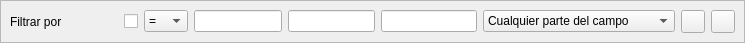
<?xml version="1.0" encoding="UTF-8"?>
<ui version="4.0">
 <class>BlFormListFilterBase</class>
 <widget class="QWidget" name="BlFormListFilterBase">
  <property name="geometry">
   <rect>
    <x>0</x>
    <y>0</y>
    <width>745</width>
    <height>40</height>
   </rect>
  </property>
  <layout class="QHBoxLayout" name="horizontalLayout">
   <property name="margin">
    <number>0</number>
   </property>
   <item>
    <widget class="QFrame" name="frame">
     <property name="frameShape">
      <enum>QFrame::StyledPanel</enum>
     </property>
     <property name="frameShadow">
      <enum>QFrame::Raised</enum>
     </property>
     <layout class="QHBoxLayout" name="horizontalLayout_2">
      <item>
       <widget class="QLabel" name="label_filtro">
        <property name="text">
         <string>Filtrar por</string>
        </property>
        <property name="buddy">
         <cstring>mui_filtro_texto</cstring>
        </property>
       </widget>
      </item>
      <item>
       <widget class="QLabel" name="mui_filtro_columna">
        <property name="minimumSize">
         <size>
          <width>50</width>
          <height>0</height>
         </size>
        </property>
        <property name="text">
         <string/>
        </property>
       </widget>
      </item>
      <item>
       <widget class="QCheckBox" name="mui_filtro_boolean">
        <property name="maximumSize">
         <size>
          <width>20</width>
          <height>16777215</height>
         </size>
        </property>
        <property name="text">
         <string/>
        </property>
        <property name="checked">
         <bool>false</bool>
        </property>
        <property name="tristate">
         <bool>false</bool>
        </property>
       </widget>
      </item>
      <item>
       <widget class="QComboBox" name="mui_filtro_compara">
        <property name="maximumSize">
         <size>
          <width>50</width>
          <height>16777215</height>
         </size>
        </property>
        <item>
         <property name="text">
          <string>=</string>
         </property>
        </item>
        <item>
         <property name="text">
          <string>&gt;</string>
         </property>
        </item>
        <item>
         <property name="text">
          <string>&lt;</string>
         </property>
        </item>
        <item>
         <property name="text">
          <string>&gt;=</string>
         </property>
        </item>
        <item>
         <property name="text">
          <string>&lt;=</string>
         </property>
        </item>
       </widget>
      </item>
      <item>
       <widget class="BlDateSearch" name="mui_filtro_fecha_ini">
        <property name="maximumSize">
         <size>
          <width>100</width>
          <height>16777215</height>
         </size>
        </property>
       </widget>
      </item>
      <item>
       <widget class="BlDateSearch" name="mui_filtro_fecha_fin">
        <property name="maximumSize">
         <size>
          <width>100</width>
          <height>16777215</height>
         </size>
        </property>
       </widget>
      </item>
      <item>
       <widget class="QLineEdit" name="mui_filtro_texto"/>
      </item>
      <item>
       <widget class="QComboBox" name="mui_filtro_coincidencia">
        <property name="sizePolicy">
         <sizepolicy hsizetype="Fixed" vsizetype="Fixed">
          <horstretch>0</horstretch>
          <verstretch>0</verstretch>
         </sizepolicy>
        </property>
        <item>
         <property name="text">
          <string>Cualquier parte del campo</string>
         </property>
        </item>
        <item>
         <property name="text">
          <string>Comienzo del campo</string>
         </property>
        </item>
        <item>
         <property name="text">
          <string>Hacer coincidir todo el campo</string>
         </property>
        </item>
       </widget>
      </item>
      <item>
       <widget class="QToolButton" name="mui_filtro_limpiar">
        <property name="toolTip">
         <string>Limpiar el filtro</string>
        </property>
        <property name="whatsThis">
         <string>Limpiar el filtro</string>
        </property>
        <property name="text">
         <string/>
        </property>
        <property name="icon">
         <iconset resource="../../bulmages.qrc">
          <normaloff>:/BulmaCont32x32/images/png/i_editDelete.png</normaloff>:/BulmaCont32x32/images/png/i_editDelete.png</iconset>
        </property>
       </widget>
      </item>
      <item>
       <widget class="QToolButton" name="mui_filtro_aplicar">
        <property name="toolTip">
         <string>Aplicar el filtro</string>
        </property>
        <property name="whatsThis">
         <string>Aplicar el filtro</string>
        </property>
        <property name="text">
         <string/>
        </property>
        <property name="icon">
         <iconset resource="../../bulmages.qrc">
          <normaloff>:/BulmaCont32x32/images/png/i_ok.png</normaloff>:/BulmaCont32x32/images/png/i_ok.png</iconset>
        </property>
       </widget>
      </item>
     </layout>
    </widget>
   </item>
  </layout>
 </widget>
 <customwidgets>
  <customwidget>
   <class>BlDateSearch</class>
   <extends>QLineEdit</extends>
   <header>bldatesearch.h</header>
  </customwidget>
 </customwidgets>
 <includes>
  <include location="local">local_blI18n.h</include>
 </includes>
 <resources>
  <include location="../../bulmages.qrc"/>
 </resources>
 <connections>
  <connection>
   <sender>mui_filtro_texto</sender>
   <signal>returnPressed()</signal>
   <receiver>mui_filtro_aplicar</receiver>
   <slot>click()</slot>
   <hints>
    <hint type="sourcelabel">
     <x>404</x>
     <y>17</y>
    </hint>
    <hint type="destinationlabel">
     <x>727</x>
     <y>21</y>
    </hint>
   </hints>
  </connection>
  <connection>
   <sender>mui_filtro_fecha_fin</sender>
   <signal>returnPressed()</signal>
   <receiver>mui_filtro_aplicar</receiver>
   <slot>click()</slot>
   <hints>
    <hint type="sourcelabel">
     <x>331</x>
     <y>24</y>
    </hint>
    <hint type="destinationlabel">
     <x>730</x>
     <y>29</y>
    </hint>
   </hints>
  </connection>
  <connection>
   <sender>mui_filtro_fecha_ini</sender>
   <signal>returnPressed()</signal>
   <receiver>mui_filtro_aplicar</receiver>
   <slot>click()</slot>
   <hints>
    <hint type="sourcelabel">
     <x>229</x>
     <y>18</y>
    </hint>
    <hint type="destinationlabel">
     <x>720</x>
     <y>13</y>
    </hint>
   </hints>
  </connection>
 </connections>
</ui>
